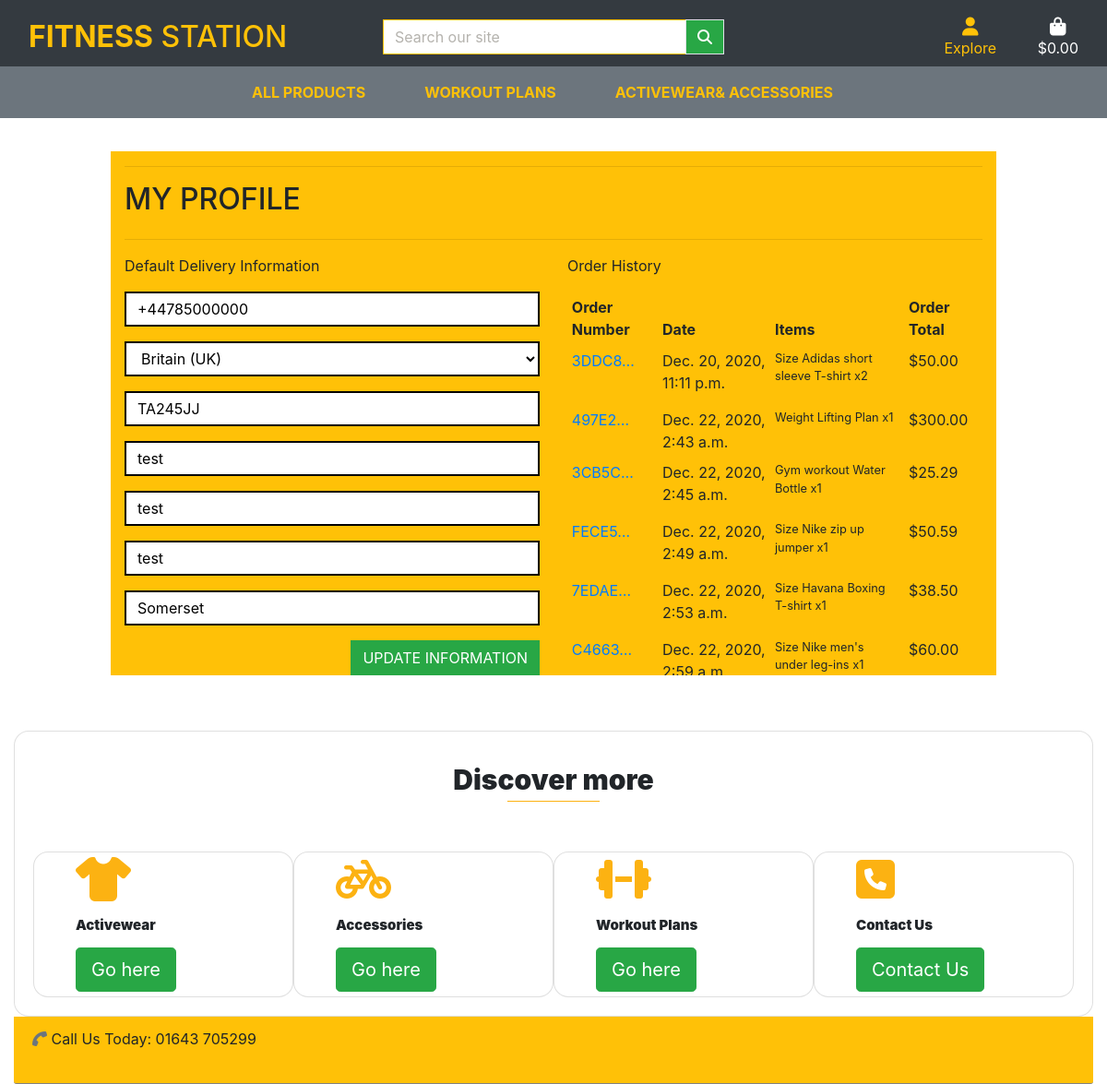
The app's page /profile/ (signed in) with its own data.
### profiles/models.py (models this page shows, shortened)
class UserProfile(models.Model):
    user = models.OneToOneField(User, on_delete=models.CASCADE)
    default_phone_number = models.CharField(max_length=20,
                                            null=True, blank=True)
    default_country = CountryField(blank_label='Country *',
                                   null=True, blank=True)
    default_postcode = models.CharField(max_length=20,
                                        null=True, blank=True)
    default_town_or_city = models.CharField(max_length=40,
                                            null=True, blank=True)
    default_street_address1 = models.CharField(max_length=80,
                                               null=True, blank=True)
    default_street_address2 = models.CharField(max_length=80,
                                               null=True, blank=True)
    default_county = models.CharField(max_length=80,
                                      null=True, blank=True)

### checkout/models.py (models this page shows, shortened)
class Order(models.Model):
    order_number = models.CharField(max_length=32, null=False, editable=False)
    user_profile = models.ForeignKey(UserProfile, on_delete=models.SET_NULL,
                                     null=True, blank=True,
                                     related_name='orders')
    full_name = models.CharField(max_length=50, null=False, blank=False)
    email = models.EmailField(max_length=25, null=False, blank=False)
    phone_number = models.CharField(max_length=20, null=False, blank=False)
    country = CountryField(blank_label='Country *', null=False, blank=False)
    postcode = models.CharField(max_length=20, null=True, blank=True)
    town_or_city = models.CharField(max_length=40, null=False, blank=False)
    street_address1 = models.CharField(max_length=80, null=False, blank=False)
    street_address2 = models.CharField(max_length=80, null=True, blank=True)
    county = models.CharField(max_length=80, null=True, blank=True)
    date = models.DateTimeField(auto_now_add=True)
    delivery_cost = models.DecimalField(max_digits=6, decimal_places=2,
                                        null=False, default=0)
    order_total = models.DecimalField(max_digits=10, decimal_places=2,
                                      null=False, default=0)
    grand_total = models.DecimalField(max_digits=10, decimal_places=2,
                                      null=False, default=0)
    original_bag = models.TextField(null=False, blank=False, default='')
    stripe_pid = models.CharField(max_length=254,
                                  null=False, blank=False, default='')

class OrderLineItem(models.Model):
    order = models.ForeignKey(Order, null=False, blank=False,
                              on_delete=models.CASCADE,
                              related_name='lineitems')
    product = models.ForeignKey(Product, null=False,
                                blank=False,
                                on_delete=models.CASCADE)
    product_size = models.CharField(max_length=2,
                                    null=True, blank=True)  # XS, S, M, L, XL
    quantity = models.IntegerField(null=False, blank=False, default=0)
    lineitem_total = models.DecimalField(max_digits=6, decimal_places=2,
                                         null=False, blank=False,
                                         editable=False)

### products/models.py (models this page shows, shortened)
class Product(models.Model):
    category = models.ForeignKey(
        "Category", null=True, blank=True, on_delete=models.SET_NULL
    )
    sku = models.CharField(max_length=254, null=True, blank=True)
    name = models.CharField(max_length=254)
    description = models.TextField()
    has_sizes = models.BooleanField(default=False, null=True, blank=True)
    price = models.DecimalField(default=0.00, max_digits=9, decimal_places=2)
    rating = models.DecimalField(max_digits=6, decimal_places=2,
                                 null=True, blank=True)
    image_url = models.URLField(max_length=1024, null=True, blank=True)
    image = models.ImageField(null=True, blank=True)

### profiles/views.py (the view)
# urls.py: path('profile/', include('profiles.urls')),
@login_required
def profile(request):
    profile = get_object_or_404(UserProfile, user=request.user)
    if request.method == 'POST':
        form = UserProfileForm(request.POST, instance=profile)
        if form.is_valid():
            form.save()
            messages.success(request, 'Profile updated successfully')
        else:
            messages.error(request,
                           ('Update failed. Please ensure '
                            'the form is valid.'))
    else:
        form = UserProfileForm(instance=profile)
    orders = profile.orders.all()
    template = 'profiles/profile.html'
    context = {
        'form': form,
        'orders': orders,
        'on_profile_page': True
    }
    return render(request, template, context)

### bag/contexts.py (called while the page is built, shortened)
def bag_contents(request):
    bag_items = []
    total = 0
    product_count = 0
    bag = request.session.get('bag', {})
    if total < settings.FREE_DELIVERY_THRESHOLD:
        delivery = total * Decimal(settings.STANDARD_DELIVERY_PERCENTAGE / 100)
        free_delivery_delta = settings.FREE_DELIVERY_THRESHOLD - total
    else:
        delivery = 0
        free_delivery_delta = 0
    grand_total = delivery + total
    context = {
        'bag_items': bag_items,
        'total': total,
        'product_count': product_count,
        'delivery': delivery,
        'free_delivery_delta': free_delivery_delta,
        'free_delivery_threshold': settings.FREE_DELIVERY_THRESHOLD,
        'grand_total': grand_total,
    }
    return context

### profiles/templates/profiles/profile.html (shortened to what this page needs)
{% extends "base.html" %}
{% load static %}
{% block extra_css %}
<link rel="stylesheet" href="{% static 'profiles/css/profile.css' %}">
{% endblock %}
{% block page_header %}
<div class="container header-container">
</div>
{% endblock %}
{% block content %}
<div class="container bg-warning">
    <div class="row">
        <div class="col">
            <hr>
            <h2 class="logo-font mb-4">My Profile</h2>
            <hr>
        </div>
    </div>
    <div class="row">
        <div class="col-12 col-lg-6">
            <p class="fw-bold">Default Delivery Information</p>
            <form class="mt-3" action="{% url 'profile' %}" method="POST" id="profile-update-form">
                {{ form|crispy }}
                <button class="btn btn-success rounded-0 text-uppercase float-right">Update Information</button>
            </form>
        </div>
        <div class="col-12 col-lg-6">
            <p class="text-bold">Order History</p>
            <div class="order-history table-responsive">
                <table class="table table-sm table-borderless">
                    <thead>
                        <tr>
                            <th>Order Number</th>
                            <th>Date</th>
                            <th>Items</th>
                            <th>Order Total</th>
                        </tr>
                    </thead>
                    <tbody>
                        {% for order in orders %}
                        <tr>
                            <td>
                                <a href="{% url 'order_history' order.order_number %}"
                                    title="{{ order.order_number }}">
                                {{ order.order_number|truncatechars:6 }}
                                </a>
                            </td>
                            <td>{{ order.date }}</td>
                            <td>
                                <ul class="list-unstyled">
                                    {% for item in order.lineitems.all %}
                                    <li class="small">
                                        {% if item.product.has_sizes %}
                                        Size {{ item.product.size|upper }}
                                        {% endif %}{{ item.product.name }} x{{ item.quantity }}
                                    </li>
                                    {% endfor %}
                                </ul>
                            </td>
                            <td>${{ order.grand_total }}</td>
                        </tr>
                        {% endfor %}
                    </tbody>
                </table>
            </div>
        </div>
    </div>
</div>
{% endblock %}

### static/css/base.css (style rules this page uses)
html { height: 100%; scroll-behavior: smooth; }
.logo-font { text-transform: uppercase; }
.border-black { border: 0.0625em solid rgb(0, 0, 0); }
.form-control { border: 0.125em solid rgb(0, 0, 0); border-radius: .25rem; transition: border-color .15s ease-in-out, box-shadow .15s ease-in-out; }
@media (min-width: 1200px) { .container { max-width: 80%; } }
@media (min-width: 992px) { .header-container { padding-top: 10.25em; } }
@media screen and (prefers-reduced-motion: no-preference) { html, body { scroll-behavior: smooth; } }

### profiles/static/css/profile.css (style rules this page uses)
.order-history { max-height: 416px; overflow-y: auto; }
#profile-update-form .form-control { color: #000; }
#profile-update-form input::placeholder { color: #aab7c4; }
#id_default_country, #id_default_country option:not(:first-child) { color: #000; }

### records on screen
UserProfile: default_phone_number "+44785000000", default_country "Britain (UK)", default_postcode "TA245JJ", default_town_or_city "test", default_street_address1 "test", default_street_address2 "test", default_county "Somerset"
Order: order_number "3DDC8…", date "Dec. 20, 2020, 11:11 p.m.", grand_total "50.00"
OrderLineItem: product.name "Adidas short sleeve T-shirt", quantity "2"
Order: order_number "497E2…", date "Dec. 22, 2020, 2:43 a.m.", grand_total "300.00"
OrderLineItem: product.name "Weight Lifting Plan", quantity "1"
Order: order_number "3CB5C…", date "Dec. 22, 2020, 2:45 a.m.", grand_total "25.29"
OrderLineItem: product.name "Gym workout Water Bottle", quantity "1"
Order: order_number "FECE5…", date "Dec. 22, 2020, 2:49 a.m.", grand_total "50.59"
OrderLineItem: product.name "Nike zip up jumper", quantity "1"
Order: order_number "7EDAE…", date "Dec. 22, 2020, 2:53 a.m.", grand_total "38.50"
OrderLineItem: product.name "Havana Boxing T-shirt", quantity "1"
Order: order_number "C4663…", date "Dec. 22, 2020,…", grand_total "60.00"
OrderLineItem: product.name "Nike men's under leg-ins", quantity "1"
